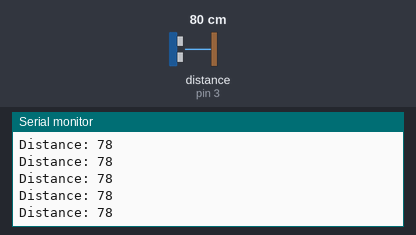
Simulated run of this sketch. Board: Arduino Uno, built with avr-gcc and run on an emulated ATmega328P. Parts: the last lines printed to the serial monitor. Wiring (inferred from the names in the program): ultrasonic range finder: trigger pin 2; echo pin 3. The inputs (shaded band) are chosen by the test bench; at power-on: distance to the obstacle (sensor on pin 3) 80 cm. The echo pulse lasts 58.3 µs per cm.

Above: at 1.2 s.
1.3 s: distance to the obstacle (sensor on pin 3) set to 2 cm
At 1.38 s:
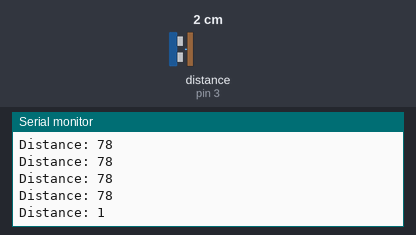
4.3 s: distance to the obstacle (sensor on pin 3) set to 250 cm
At 4.41 s:
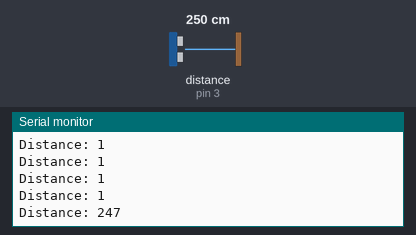
Timing chart, 0 to 7.3 s (numbered marks = the images above; inputs shaded):
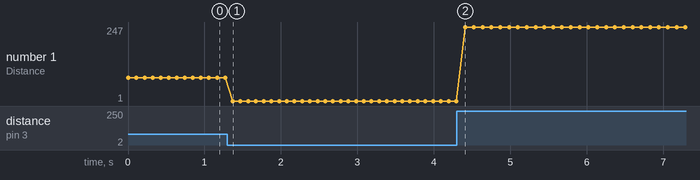

Measured:
- after the input at 1.3 s, the serial monitor: prints a new line after 0.07 s (image 1)
- after the input at 4.3 s, the serial monitor: prints a new line after 0.11 s (image 2)
- plotted number 1: 78 → 1 after the input at 1.3 s, 1 → 2 after the input at 4.3 s

The sketch:

Ultrasonic_Test.ino
```cpp
#define TRIGGER 2
#define ECHO 3
#define V 0.034  // Velocity of sound in cm / microseconds
long time;
long distance;

void setup() {
  Serial.begin(9600);
  pinMode(TRIGGER, OUTPUT);
  pinMode(ECHO, INPUT);
  digitalWrite(TRIGGER, LOW);
}

void loop() {
// Clear the trigger pin
digitalWrite(TRIGGER, LOW);
delayMicroseconds(2);

// Sets the trigger pin on HIGH state for 10 micro seconds
digitalWrite(TRIGGER, HIGH);
delayMicroseconds(10);
digitalWrite(TRIGGER, LOW);

// Input time
time = pulseIn(ECHO, HIGH);

// Calculating the distance
distance = (time*V) / 2;

// Prints the distance on the Serial Monitor
Serial.print("Distance: ");
Serial.println(distance);

delay(100);
}
```
